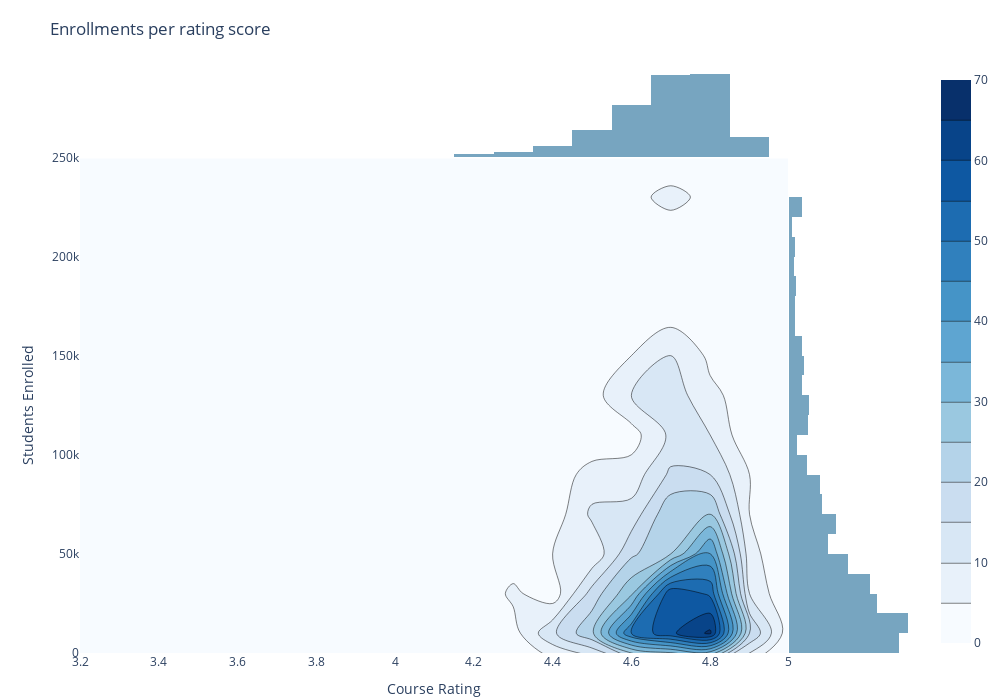

Notebook code cell kept with this figure:
### Markdown cell above
There are around 5 times less organizations in outliers dataset (31). Average number of offers on Coursera varies quite a lot here, from around 200,000 to 1,000,000.  

However, from chart it's visible that top 5 are actually all universities. Also, if we look at highest enrolment averages, they are from universities as well. After quick google search, we can see that these ones are one of the top ranking ones. For example, Yale is #5 in [national rankings](https://www.usnews.com/best-colleges/yale-university-1426/overall-rankings). 

Also, correlation here is a little bit higher (0.44), closer to moderate positive one. 

#### How do Coursera offerings ratings correlate with the number of students enrolled?

### Code cell
fig = go.Figure(go.Histogram2dContour(
    x=df_cleaned["course_rating"],
    y=df_cleaned["course_students_enrolled"],
    colorscale="Blues", 
    contours=dict(
        coloring="fill",
    ),
    name="",
    zmin=0,
    zmax=70,
        hovertemplate=
        "Students Enrolled: %{y:,.0f}<br>" + 
        "Rating: %{x}<br>" + 
        "Density: %{z}<br>"
))

fig.update_layout(
    title="Enrollments per rating score",
    xaxis_title="Course Rating",
    yaxis_title="Students Enrolled",
    width=1000,
    height=700,
    margin=dict(t=70, b=5),
    plot_bgcolor="white",
    hoverlabel=dict(
        bgcolor="white",
        bordercolor = "white",
        font=dict(
            color="#494a5e"
        )
    )
)

fig.add_trace(go.Histogram(
    y = df_cleaned["course_students_enrolled"],
    xaxis = "x2",
    marker = dict(
        color="#1D6996"
    ),
    showlegend=False,
    opacity=0.6,
    hovertemplate=(
        "Students Enrolled: %{y:,.0f}<br>" +
        "Count: %{x}<br>"
    ),
    name=""
))


fig.add_trace(go.Histogram(
    x = df_cleaned["course_rating"],
    yaxis = "y2",
    marker = dict(
        color = "#1D6996",
    ),
    showlegend=False,
    opacity=0.6,
    hovertemplate=(
        "Rating: %{x}<br>" +
        "Count: %{y}<br>" 
    ),
    name=""
))

fig.update_layout(
    xaxis = dict(
        domain = [0,0.85],
        showgrid = False,
        range=[3.2,5]
    ),
    yaxis = dict(
        domain = [0,0.85],
        showgrid = False,
        range=[0,250000]
    ),
    xaxis2 = dict(
        domain = [0.85,1],
        showticklabels=False
    ),
    yaxis2 = dict(
        domain = [0.85,1],
        showticklabels=False
    )
)

fig.show()

### Figure 1 — Plotly figure (JSON) as saved in the notebook; plotly's stock layout.template omitted (floating-point values rounded to 4 significant figures; data arrays with more than 128 entries replaced by an {"elided": "..."} marker saying what was removed)
{"data": [{"colorscale": [[0, "rgb(247,251,255)"], [0.125, "rgb(222,235,247)"], [0.25, "rgb(198,219,239)"], [0.375, "rgb(158,202,225)"], [0.5, "rgb(107,174,214)"], [0.625, "rgb(66,146,198)"], [0.75, "rgb(33,113,181)"], [0.875, "rgb(8,81,156)"], [1, "rgb(8,48,107)"]], "contours": {"coloring": "fill"}, "hovertemplate": "Students Enrolled: %{y:,.0f}<br>Rating: %{x}<br>Density: %{z}<br>", "name": "", "type": "histogram2dcontour", "x": {"elided": "813 float values"}, "y": {"elided": "813 int values"}, "zmax": 70, "zmin": 0}, {"hovertemplate": "Students Enrolled: %{y:,.0f}<br>Count: %{x}<br>", "marker": {"color": "#1D6996"}, "name": "", "opacity": 0.6, "showlegend": false, "type": "histogram", "xaxis": "x2", "y": {"elided": "813 int values"}}, {"hovertemplate": "Rating: %{x}<br>Count: %{y}<br>", "marker": {"color": "#1D6996"}, "name": "", "opacity": 0.6, "showlegend": false, "type": "histogram", "x": {"elided": "813 float values"}, "yaxis": "y2"}], "layout": {"height": 700, "hoverlabel": {"bgcolor": "white", "bordercolor": "white", "font": {"color": "#494a5e"}}, "margin": {"b": 5, "t": 70}, "plot_bgcolor": "white", "title": {"text": "Enrollments per rating score"}, "width": 1000, "xaxis": {"domain": [0, 0.85], "range": [3.2, 5], "showgrid": false, "title": {"text": "Course Rating"}}, "xaxis2": {"domain": [0.85, 1], "showticklabels": false}, "yaxis": {"domain": [0, 0.85], "range": [0, 250000], "showgrid": false, "title": {"text": "Students Enrolled"}}, "yaxis2": {"domain": [0.85, 1], "showticklabels": false}}}
